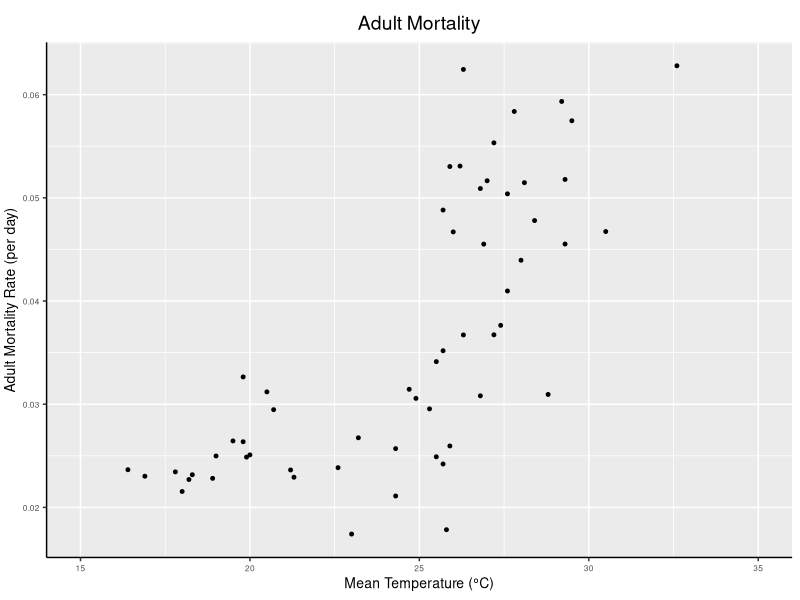
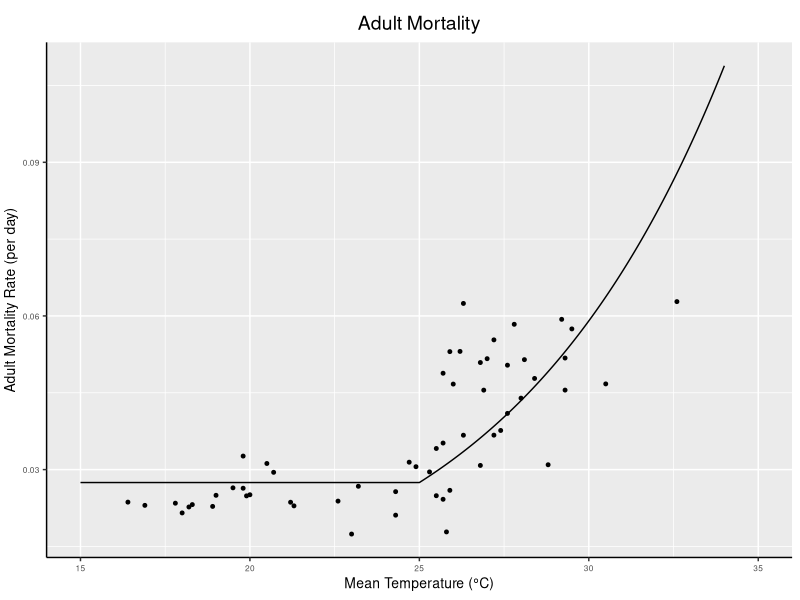

These charts were generated, in order, by the following R code:
# We use data collected by Prof John Hangrove in a catch, mark, release and re-catch experiment 
# at Rekommetjie station in Zimbabwe this experiment was used to estimate the mortality rate 
# of adult G. pallidipes flies compared to mean temperature. 
# The papers used are:
# Hargrove (2001) Factors affecting density-independent survival of an island population of tsetse flies in Zimbabwe.
# Hargrove (2004) Tsetse population dynamics. In: The Trypanosomiases.

require(minpack.lm)
require(ggplot2)

# 1 Read in the data
b.A_mortality = read.csv("data_adult_mort.csv")

# 2 Plot the raw data
aMortplot = ggplot(b.A_mortality, aes(x = mean_temp, y = mortality) ) +
                                 xlim(low = 15, high = 35) +
                                 geom_point(size = 1) +
                                 labs( y = "Adult Mortality Rate (per day)"
                                      , x = "Mean Temperature (\u00B0C)"
                                      , title = "Adult Mortality") +
                                 theme_set(theme_bw()) +
                                 theme(panel.border = element_blank()
                                        , plot.title = element_text(size = 14, hjust = 0.5)
                                        , axis.line = element_line(colour = 'black')
                                        , text = element_text(size = 10)
                                        , plot.margin = unit(c(0.4, 0.2, 0.2, 0.1), "cm")
                                        , axis.text = element_text(size = 6)
                                 )
aMortplot

#3 Temperature dependent function as seen on page 5/18 0f lord et al
adult_mortalityFunc = function(con.a1, con.a2, temp){
  if (temp > 25){
    mortality.rate = con.a1*exp((con.a2)*(temp - 25))
  }else{
    mortality.rate = con.a1
  }
  return(mortality.rate)
}
# 4 Fit to a nonlinear curve using adult_mortalityFunc as our nonlinear curve and
# using nls.lm to minimize the difference between our real and expected value.
amFunctFit = function(params, dat = b.A_mortality){
           a1 = params[1]
           a2 = params[2]
           temp = dat$mean_temp
           mod.mort <- sapply(temp,function(x){ adult_mortalityFunc(    
              con.a1=a1
             ,con.a2=a2
             ,x)
           })
           diffrence = log(mod.mort) - log(dat$mortality)
           return(diffrence)
}

adult_mortalityFit = nls.lm(par = c(a1 = 0.01, a2 = 0.06),  fn = amFunctFit)

#5 Store the paramaters we found for later use
amParams = summary(adult_mortalityFit)
A.a1 = coef(adult_mortalityFit)[1]
A.a2 = coef(adult_mortalityFit)[2]

#6 Now we put the predicted values of the mortality into a data frame
adult_mortality.Predicted = sapply(seq(15, 34, 0.01), function(x){
                                          adult_mortalityFunc(con.a1 = A.a1
                                                              ,con.a2 = A.a2
                                                              ,x)
                                                        })
adult_mortality.Predicted = cbind.data.frame(temp = seq(15, 34, 0.01), 
                                      Predicted = adult_mortality.Predicted)
#7 Finally we can add it to the real value plot
plotFit = aMortplot +
          geom_line(data = adult_mortality.Predicted,
                          mapping = aes(x = temp, y = Predicted))
plotFit
